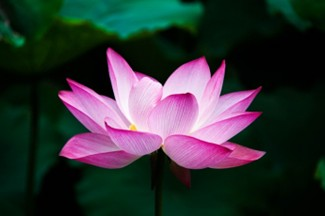
%> input picture assignments/images/image8.jpg, 325 x 216 px
$ octave task_12_2_sobel_line_detection.m   (GNU Octave 9; MATLAB toolbox functions it lacks are replaced by stand-ins)
%> lines starting %> are read from the running program, lines starting %| are printed output that depends on the picture; in (x1, y1, x2, y2) boxes, pixels count from 0 and x2, y2 are one past the last pixel; in counts of white or black regions, pixels touching at a corner belong together; the program's own positions count from 1
clc;
clear;
close all;

% Load image and convert to grayscale
img = double(rgb2gray(imread('images/image8.jpg')));
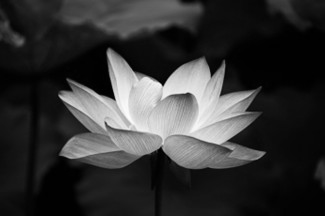
%> img: size 216x325 double; min 0, max 253, mean 51.8
[h, w] = size(img);
%> h = 216; w = 325

% Define Sobel kernels for edge detection (line detection)
sobel_x = [-1 0 1;
           -2 0 2;
           -1 0 1];

sobel_y = [-1 -2 -1;
            0  0  0;
            1  2  1];

% Initialize the output for horizontal and vertical gradients
gradient_x = zeros(h, w);
gradient_y = zeros(h, w);

% Manual convolution with Sobel kernels
for i = 2:h-1
    for j = 2:w-1
        region = img(i-1:i+1, j-1:j+1);
        gradient_x(i, j) = sum(sum(region .* sobel_x));  % Apply Sobel X filter
        gradient_y(i, j) = sum(sum(region .* sobel_y));  % Apply Sobel Y filter
    end
end
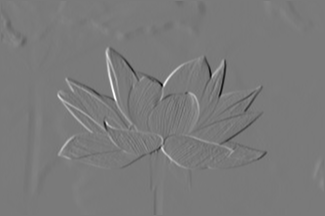
%> gradient_x: size 216x325 double; min -754, max 816, mean -0.1; drawn with min black and max white
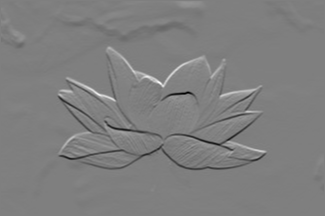
%> gradient_y: size 216x325 double; min -723, max 725, mean -1.1; drawn with min black and max white

% Compute the gradient magnitude (to combine the x and y gradients)
gradient_magnitude = sqrt(gradient_x.^2 + gradient_y.^2);
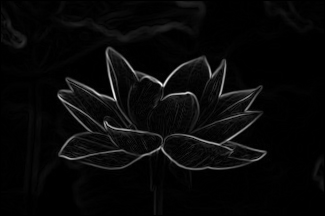
%> gradient_magnitude: size 216x325 double; min 0, max 908, mean 31.4; drawn with min black and max white

% Normalize the gradient magnitude and gradients
normalized_gradient_magnitude = uint8(255 * mat2gray(gradient_magnitude));  % Normalize to [0, 255]
normalized_gradient_x = uint8(255 * mat2gray(gradient_x));  % Normalize Sobel X gradient
normalized_gradient_y = uint8(255 * mat2gray(gradient_y));  % Normalize Sobel Y gradient

% Thresholding to highlight strong edges (lines)
threshold = 50;  % Adjust as needed
lines = normalized_gradient_magnitude > threshold;
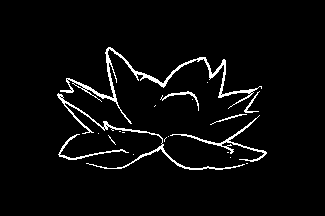
%> lines: size 216x325 logical; 3.9% white in thin lines or dots, all inside (x1, y1, x2, y2) = (57, 47, 267, 170)

% Show results
figure;

subplot(2, 2, 1);
imshow(uint8(img));
title('Original Image');

subplot(2, 2, 2);
imshow(lines);
title('Sobel Line Detected Image');

subplot(2, 2, 3);
imshow(normalized_gradient_x);
title('Sobel Gradient X Detected Image');

subplot(2, 2, 4);
imshow(normalized_gradient_y);
title('Sobel Gradient Y Detected Image');

$ run again, with assignments/images/image3.jpg copied over assignments/images/image8.jpg
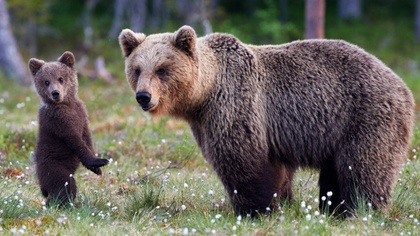
%> input picture assignments/images/image3.jpg, 420 x 236 px, shrunk from 1716 x 965 before the run
%> after the loop `for i = 2:h-1`:
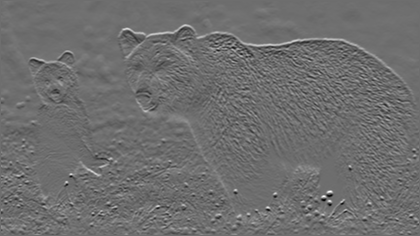
%> gradient_y: size 236x420 double; min -741, max 975, mean 3.8; drawn with min black and max white
%> `lines = normalized_gradient_magnitude > threshold;`:
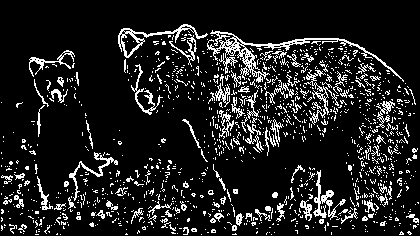
%> lines: size 236x420 logical; 12.5% white in thin lines or dots, all inside (x1, y1, x2, y2) = (1, 24, 419, 235)
